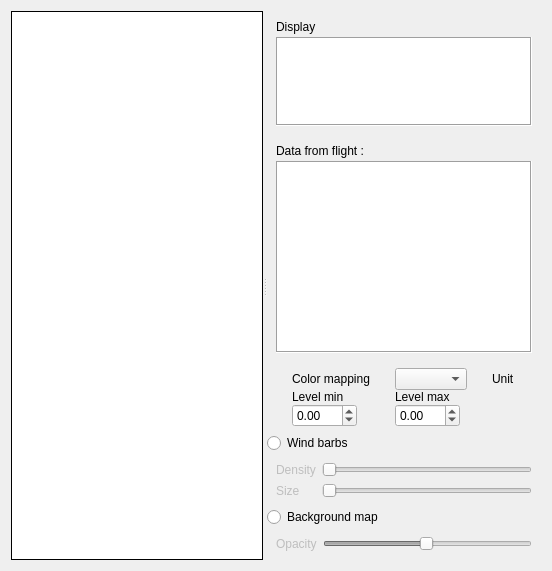
      <widget class="QWidget" name="twoDplotter_tab">
       <attribute name="title">
        <string>Map Explorer</string>
       </attribute>
       <layout class="QVBoxLayout" name="verticalLayout_21">
        <item>
         <widget class="QSplitter" name="splitter_2D">
          <property name="orientation">
           <enum>Qt::Horizontal</enum>
          </property>
          <property name="childrenCollapsible">
           <bool>false</bool>
          </property>
          <widget class="PlotWidget" name="graph_tab2D">
           <property name="sizePolicy">
            <sizepolicy hsizetype="Expanding" vsizetype="Expanding">
             <horstretch>3</horstretch>
             <verstretch>0</verstretch>
            </sizepolicy>
           </property>
           <property name="cursor" stdset="0">
            <cursorShape>ArrowCursor</cursorShape>
           </property>
           <property name="mouseTracking">
            <bool>true</bool>
           </property>
           <property name="tabletTracking">
            <bool>true</bool>
           </property>
           <property name="styleSheet">
            <string notr="true"/>
           </property>
           <property name="frameShape">
            <enum>QFrame::Box</enum>
           </property>
           <property name="frameShadow">
            <enum>QFrame::Plain</enum>
           </property>
           <property name="interactive">
            <bool>true</bool>
           </property>
          </widget>
          <widget class="QWidget" name="widget_9" native="true">
           <property name="sizePolicy">
            <sizepolicy hsizetype="Minimum" vsizetype="Preferred">
             <horstretch>0</horstretch>
             <verstretch>0</verstretch>
            </sizepolicy>
           </property>
           <layout class="QVBoxLayout" name="verticalLayout_11">
            <property name="spacing">
             <number>0</number>
            </property>
            <property name="leftMargin">
             <number>0</number>
            </property>
            <property name="topMargin">
             <number>0</number>
            </property>
            <property name="rightMargin">
             <number>0</number>
            </property>
            <property name="bottomMargin">
             <number>0</number>
            </property>
            <item>
             <widget class="QWidget" name="widget_table" native="true">
              <property name="sizePolicy">
               <sizepolicy hsizetype="Preferred" vsizetype="Fixed">
                <horstretch>0</horstretch>
                <verstretch>0</verstretch>
               </sizepolicy>
              </property>
              <layout class="QVBoxLayout" name="verticalLayout_10">
               <property name="spacing">
                <number>3</number>
               </property>
               <item>
                <widget class="QLabel" name="label_8">
                 <property name="sizePolicy">
                  <sizepolicy hsizetype="Minimum" vsizetype="Preferred">
                   <horstretch>0</horstretch>
                   <verstretch>0</verstretch>
                  </sizepolicy>
                 </property>
                 <property name="text">
                  <string>Display</string>
                 </property>
                </widget>
               </item>
               <item>
                <widget class="QTableWidget" name="tableWidget_flights_plot2D">
                 <property name="sizePolicy">
                  <sizepolicy hsizetype="Preferred" vsizetype="Fixed">
                   <horstretch>0</horstretch>
                   <verstretch>0</verstretch>
                  </sizepolicy>
                 </property>
                 <property name="maximumSize">
                  <size>
                   <width>16777215</width>
                   <height>89</height>
                  </size>
                 </property>
                 <property name="frameShape">
                  <enum>QFrame::Box</enum>
                 </property>
                </widget>
               </item>
              </layout>
             </widget>
            </item>
            <item>
             <widget class="QWidget" name="widget_10" native="true">
              <property name="sizePolicy">
               <sizepolicy hsizetype="Minimum" vsizetype="Expanding">
                <horstretch>0</horstretch>
                <verstretch>0</verstretch>
               </sizepolicy>
              </property>
              <layout class="QVBoxLayout" name="verticalLayout_23">
               <property name="spacing">
                <number>3</number>
               </property>
               <item>
                <widget class="QLabel" name="label_table_data">
                 <property name="text">
                  <string>Data from flight :</string>
                 </property>
                </widget>
               </item>
               <item>
                <widget class="QTableWidget" name="tableWidget_data_point_tab2D">
                 <property name="sizePolicy">
                  <sizepolicy hsizetype="Minimum" vsizetype="Expanding">
                   <horstretch>0</horstretch>
                   <verstretch>0</verstretch>
                  </sizepolicy>
                 </property>
                 <property name="frameShape">
                  <enum>QFrame::Box</enum>
                 </property>
                </widget>
               </item>
              </layout>
             </widget>
            </item>
            <item>
             <widget class="QWidget" name="widget_levels_map" native="true">
              <layout class="QGridLayout" name="gridLayout_3">
               <property name="leftMargin">
                <number>0</number>
               </property>
               <property name="topMargin">
                <number>6</number>
               </property>
               <property name="rightMargin">
                <number>0</number>
               </property>
               <property name="bottomMargin">
                <number>6</number>
               </property>
               <property name="spacing">
                <number>0</number>
               </property>
               <item row="0" column="2">
                <widget class="QComboBox" name="combobox_variable_2D">
                 <property name="sizePolicy">
                  <sizepolicy hsizetype="Fixed" vsizetype="Fixed">
                   <horstretch>0</horstretch>
                   <verstretch>0</verstretch>
                  </sizepolicy>
                 </property>
                </widget>
               </item>
               <item row="2" column="2">
                <widget class="QLabel" name="label_21">
                 <property name="sizePolicy">
                  <sizepolicy hsizetype="Fixed" vsizetype="Preferred">
                   <horstretch>0</horstretch>
                   <verstretch>0</verstretch>
                  </sizepolicy>
                 </property>
                 <property name="text">
                  <string>Level max</string>
                 </property>
                </widget>
               </item>
               <item row="0" column="0">
                <widget class="QLabel" name="label_23">
                 <property name="sizePolicy">
                  <sizepolicy hsizetype="Fixed" vsizetype="Preferred">
                   <horstretch>0</horstretch>
                   <verstretch>0</verstretch>
                  </sizepolicy>
                 </property>
                 <property name="text">
                  <string>Color mapping</string>
                 </property>
                </widget>
               </item>
               <item row="2" column="0">
                <widget class="QLabel" name="label_2">
                 <property name="sizePolicy">
                  <sizepolicy hsizetype="Fixed" vsizetype="Preferred">
                   <horstretch>0</horstretch>
                   <verstretch>0</verstretch>
                  </sizepolicy>
                 </property>
                 <property name="text">
                  <string>Level min</string>
                 </property>
                </widget>
               </item>
               <item row="3" column="0">
                <widget class="QDoubleSpinBox" name="doubleSpinBox_colorbar_min">
                 <property name="sizePolicy">
                  <sizepolicy hsizetype="Fixed" vsizetype="Fixed">
                   <horstretch>0</horstretch>
                   <verstretch>0</verstretch>
                  </sizepolicy>
                 </property>
                 <property name="maximumSize">
                  <size>
                   <width>65</width>
                   <height>16777215</height>
                  </size>
                 </property>
                 <property name="locale">
                  <locale language="English" country="UnitedStates"/>
                 </property>
                 <property name="minimum">
                  <double>-1000000.000000000000000</double>
                 </property>
                 <property name="maximum">
                  <double>99999999.000000000000000</double>
                 </property>
                </widget>
               </item>
               <item row="3" column="2">
                <widget class="QDoubleSpinBox" name="doubleSpinBox_colorbar_max">
                 <property name="sizePolicy">
                  <sizepolicy hsizetype="Fixed" vsizetype="Fixed">
                   <horstretch>0</horstretch>
                   <verstretch>0</verstretch>
                  </sizepolicy>
                 </property>
                 <property name="maximumSize">
                  <size>
                   <width>65</width>
                   <height>16777215</height>
                  </size>
                 </property>
                 <property name="locale">
                  <locale language="English" country="UnitedStates"/>
                 </property>
                 <property name="minimum">
                  <double>-99999999.000000000000000</double>
                 </property>
                 <property name="maximum">
                  <double>99999999.000000000000000</double>
                 </property>
                </widget>
               </item>
               <item row="0" column="3">
                <widget class="QLabel" name="label_unit_cmap">
                 <property name="sizePolicy">
                  <sizepolicy hsizetype="Fixed" vsizetype="Preferred">
                   <horstretch>0</horstretch>
                   <verstretch>0</verstretch>
                  </sizepolicy>
                 </property>
                 <property name="text">
                  <string>Unit</string>
                 </property>
                </widget>
               </item>
              </layout>
             </widget>
            </item>
            <item>
             <widget class="QWidget" name="widget_21" native="true">
              <property name="sizePolicy">
               <sizepolicy hsizetype="Minimum" vsizetype="Preferred">
                <horstretch>0</horstretch>
                <verstretch>0</verstretch>
               </sizepolicy>
              </property>
              <layout class="QVBoxLayout" name="verticalLayout_20">
               <property name="spacing">
                <number>0</number>
               </property>
               <property name="leftMargin">
                <number>0</number>
               </property>
               <property name="topMargin">
                <number>0</number>
               </property>
               <property name="rightMargin">
                <number>0</number>
               </property>
               <property name="bottomMargin">
                <number>0</number>
               </property>
               <item>
                <widget class="QRadioButton" name="radioButton_windbarbs">
                 <property name="text">
                  <string>Wind barbs</string>
                 </property>
                </widget>
               </item>
               <item>
                <widget class="QWidget" name="widget_22" native="true">
                 <property name="enabled">
                  <bool>false</bool>
                 </property>
                 <property name="sizePolicy">
                  <sizepolicy hsizetype="Minimum" vsizetype="Preferred">
                   <horstretch>0</horstretch>
                   <verstretch>0</verstretch>
                  </sizepolicy>
                 </property>
                 <layout class="QFormLayout" name="formLayout_2">
                  <item row="0" column="0">
                   <widget class="QLabel" name="label_19">
                    <property name="text">
                     <string>Density</string>
                    </property>
                   </widget>
                  </item>
                  <item row="0" column="1">
                   <widget class="QSlider" name="horizontalSlider_density_barbs">
                    <property name="sizePolicy">
                     <sizepolicy hsizetype="Minimum" vsizetype="Fixed">
                      <horstretch>0</horstretch>
                      <verstretch>0</verstretch>
                     </sizepolicy>
                    </property>
                    <property name="orientation">
                     <enum>Qt::Horizontal</enum>
                    </property>
                   </widget>
                  </item>
                  <item row="1" column="0">
                   <widget class="QLabel" name="label_20">
                    <property name="text">
                     <string>Size</string>
                    </property>
                   </widget>
                  </item>
                  <item row="1" column="1">
                   <widget class="QSlider" name="horizontalSlider_size_barbs">
                    <property name="sizePolicy">
                     <sizepolicy hsizetype="Minimum" vsizetype="Fixed">
                      <horstretch>0</horstretch>
                      <verstretch>0</verstretch>
                     </sizepolicy>
                    </property>
                    <property name="orientation">
                     <enum>Qt::Horizontal</enum>
                    </property>
                   </widget>
                  </item>
                 </layout>
                </widget>
               </item>
              </layout>
             </widget>
            </item>
            <item>
             <widget class="QWidget" name="widget_23" native="true">
              <property name="sizePolicy">
               <sizepolicy hsizetype="Minimum" vsizetype="Preferred">
                <horstretch>0</horstretch>
                <verstretch>0</verstretch>
               </sizepolicy>
              </property>
              <layout class="QVBoxLayout" name="verticalLayout_24">
               <property name="spacing">
                <number>0</number>
               </property>
               <property name="leftMargin">
                <number>0</number>
               </property>
               <property name="topMargin">
                <number>0</number>
               </property>
               <property name="rightMargin">
                <number>0</number>
               </property>
               <property name="bottomMargin">
                <number>0</number>
               </property>
               <item>
                <widget class="QRadioButton" name="radioButton_background_map">
                 <property name="text">
                  <string>Background map</string>
                 </property>
                </widget>
               </item>
               <item>
                <widget class="QWidget" name="widget_opacity" native="true">
                 <property name="enabled">
                  <bool>false</bool>
                 </property>
                 <layout class="QFormLayout" name="formLayout_3">
                  <item row="0" column="0">
                   <widget class="QLabel" name="label_22">
                    <property name="text">
                     <string>Opacity</string>
                    </property>
                   </widget>
                  </item>
                  <item row="0" column="1">
                   <widget class="QSlider" name="horizontalSlider_set_opacity">
                    <property name="sizePolicy">
                     <sizepolicy hsizetype="Minimum" vsizetype="Fixed">
                      <horstretch>0</horstretch>
                      <verstretch>0</verstretch>
                     </sizepolicy>
                    </property>
                    <property name="minimum">
                     <number>1</number>
                    </property>
                    <property name="maximum">
                     <number>100</number>
                    </property>
                    <property name="sliderPosition">
                     <number>50</number>
                    </property>
                    <property name="orientation">
                     <enum>Qt::Horizontal</enum>
                    </property>
                   </widget>
                  </item>
                 </layout>
                </widget>
               </item>
              </layout>
             </widget>
            </item>
           </layout>
          </widget>
         </widget>
        </item>
       </layout>
      </widget>
